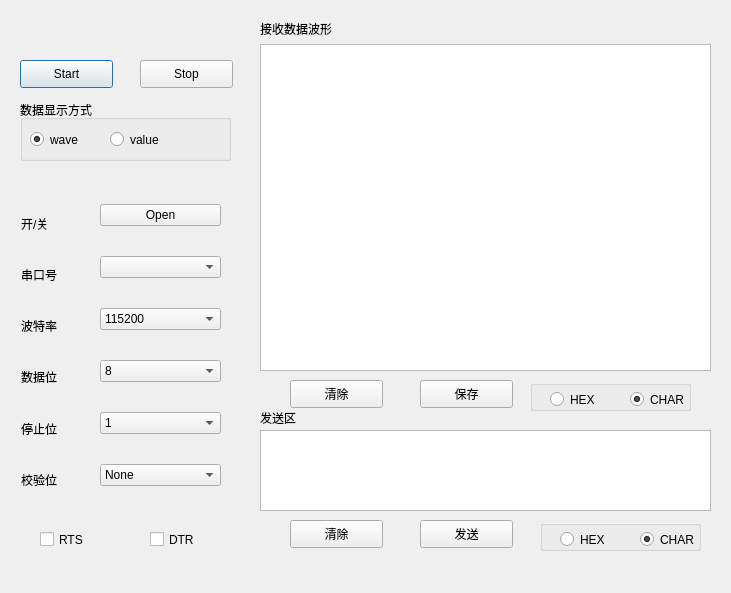
<?xml version="1.0" encoding="UTF-8"?>
<ui version="4.0">
 <author>Luo Siyou</author>
 <class>Dialog</class>
 <widget class="QDialog" name="Dialog">
  <property name="geometry">
   <rect>
    <x>0</x>
    <y>0</y>
    <width>731</width>
    <height>593</height>
   </rect>
  </property>
  <property name="windowTitle">
   <string>Dialog</string>
  </property>
  <widget class="QPushButton" name="StartButton">
   <property name="geometry">
    <rect>
     <x>20</x>
     <y>60</y>
     <width>93</width>
     <height>28</height>
    </rect>
   </property>
   <property name="text">
    <string>Start</string>
   </property>
  </widget>
  <widget class="QPushButton" name="StopButton">
   <property name="geometry">
    <rect>
     <x>140</x>
     <y>60</y>
     <width>93</width>
     <height>28</height>
    </rect>
   </property>
   <property name="text">
    <string>Stop</string>
   </property>
  </widget>
  <widget class="QGroupBox" name="groupBox">
   <property name="geometry">
    <rect>
     <x>20</x>
     <y>100</y>
     <width>211</width>
     <height>61</height>
    </rect>
   </property>
   <property name="title">
    <string>数据显示方式</string>
   </property>
   <widget class="QRadioButton" name="DisInWaveradioButton">
    <property name="geometry">
     <rect>
      <x>10</x>
      <y>30</y>
      <width>115</width>
      <height>19</height>
     </rect>
    </property>
    <property name="text">
     <string>wave</string>
    </property>
    <property name="checked">
     <bool>true</bool>
    </property>
   </widget>
   <widget class="QRadioButton" name="DisInValueradioButton">
    <property name="geometry">
     <rect>
      <x>90</x>
      <y>30</y>
      <width>115</width>
      <height>19</height>
     </rect>
    </property>
    <property name="text">
     <string>value</string>
    </property>
   </widget>
  </widget>
  <widget class="QCheckBox" name="DTRcheckBox">
   <property name="geometry">
    <rect>
     <x>150</x>
     <y>530</y>
     <width>51</width>
     <height>19</height>
    </rect>
   </property>
   <property name="text">
    <string>DTR</string>
   </property>
  </widget>
  <widget class="QCheckBox" name="RTScheckBox">
   <property name="geometry">
    <rect>
     <x>40</x>
     <y>530</y>
     <width>51</width>
     <height>19</height>
    </rect>
   </property>
   <property name="text">
    <string>RTS</string>
   </property>
  </widget>
  <widget class="QTextEdit" name="TransmittextEdit">
   <property name="geometry">
    <rect>
     <x>260</x>
     <y>430</y>
     <width>451</width>
     <height>81</height>
    </rect>
   </property>
  </widget>
  <widget class="QPushButton" name="ClearReceiveBufpushButton">
   <property name="geometry">
    <rect>
     <x>290</x>
     <y>380</y>
     <width>93</width>
     <height>28</height>
    </rect>
   </property>
   <property name="text">
    <string>清除</string>
   </property>
  </widget>
  <widget class="QPushButton" name="SaveReceiveBufpushButton">
   <property name="geometry">
    <rect>
     <x>420</x>
     <y>380</y>
     <width>93</width>
     <height>28</height>
    </rect>
   </property>
   <property name="text">
    <string>保存</string>
   </property>
  </widget>
  <widget class="QPushButton" name="ClearTransmitBufpushButton">
   <property name="geometry">
    <rect>
     <x>290</x>
     <y>520</y>
     <width>93</width>
     <height>28</height>
    </rect>
   </property>
   <property name="text">
    <string>清除</string>
   </property>
  </widget>
  <widget class="QPushButton" name="SendTransmitBufpushButton">
   <property name="geometry">
    <rect>
     <x>420</x>
     <y>520</y>
     <width>93</width>
     <height>28</height>
    </rect>
   </property>
   <property name="text">
    <string>发送</string>
   </property>
  </widget>
  <widget class="QGroupBox" name="groupBox_2">
   <property name="geometry">
    <rect>
     <x>530</x>
     <y>380</y>
     <width>161</width>
     <height>31</height>
    </rect>
   </property>
   <property name="title">
    <string/>
   </property>
   <widget class="QRadioButton" name="ReceiveDisInHEXradioButton">
    <property name="geometry">
     <rect>
      <x>20</x>
      <y>10</y>
      <width>51</width>
      <height>19</height>
     </rect>
    </property>
    <property name="text">
     <string>HEX</string>
    </property>
    <property name="checked">
     <bool>false</bool>
    </property>
   </widget>
   <widget class="QRadioButton" name="ReceiveDisInCHARradioButton">
    <property name="geometry">
     <rect>
      <x>100</x>
      <y>10</y>
      <width>61</width>
      <height>19</height>
     </rect>
    </property>
    <property name="text">
     <string>CHAR</string>
    </property>
    <property name="checked">
     <bool>true</bool>
    </property>
   </widget>
  </widget>
  <widget class="QGroupBox" name="groupBox_3">
   <property name="geometry">
    <rect>
     <x>540</x>
     <y>520</y>
     <width>161</width>
     <height>31</height>
    </rect>
   </property>
   <property name="title">
    <string/>
   </property>
   <widget class="QRadioButton" name="TransmitDisInHEXradioButtonradioButton">
    <property name="geometry">
     <rect>
      <x>20</x>
      <y>10</y>
      <width>51</width>
      <height>19</height>
     </rect>
    </property>
    <property name="text">
     <string>HEX</string>
    </property>
   </widget>
   <widget class="QRadioButton" name="TransmitDisInCHARradioButtonradioButton">
    <property name="geometry">
     <rect>
      <x>100</x>
      <y>10</y>
      <width>61</width>
      <height>19</height>
     </rect>
    </property>
    <property name="text">
     <string>CHAR</string>
    </property>
    <property name="checked">
     <bool>true</bool>
    </property>
   </widget>
  </widget>
  <widget class="QStackedWidget" name="stackedWidget">
   <property name="geometry">
    <rect>
     <x>260</x>
     <y>20</y>
     <width>451</width>
     <height>361</height>
    </rect>
   </property>
   <property name="currentIndex">
    <number>1</number>
   </property>
   <widget class="QWidget" name="page">
    <widget class="QTextBrowser" name="ReceiveBuftextBrowser">
     <property name="geometry">
      <rect>
       <x>0</x>
       <y>20</y>
       <width>451</width>
       <height>331</height>
      </rect>
     </property>
    </widget>
    <widget class="QLabel" name="ReceiveZoneLabel">
     <property name="geometry">
      <rect>
       <x>0</x>
       <y>0</y>
       <width>81</width>
       <height>16</height>
      </rect>
     </property>
     <property name="text">
      <string>接收数据值</string>
     </property>
    </widget>
   </widget>
   <widget class="QWidget" name="page_2">
    <widget class="QWidget" name="">
     <property name="geometry">
      <rect>
       <x>0</x>
       <y>0</y>
       <width>451</width>
       <height>351</height>
      </rect>
     </property>
     <layout class="QVBoxLayout" name="verticalLayout_3">
      <item>
       <widget class="QLabel" name="label">
        <property name="text">
         <string>接收数据波形</string>
        </property>
       </widget>
      </item>
      <item>
       <widget class="GraphicsWindow" name="WavegraphicsView"/>
      </item>
     </layout>
    </widget>
   </widget>
  </widget>
  <widget class="QWidget" name="layoutWidget">
   <property name="geometry">
    <rect>
     <x>21</x>
     <y>201</y>
     <width>71</width>
     <height>301</height>
    </rect>
   </property>
   <layout class="QVBoxLayout" name="verticalLayout">
    <item>
     <widget class="QLabel" name="OnOfflabel">
      <property name="text">
       <string>开/关</string>
      </property>
     </widget>
    </item>
    <item>
     <widget class="QLabel" name="SerialPortlabel">
      <property name="text">
       <string>串口号</string>
      </property>
     </widget>
    </item>
    <item>
     <widget class="QLabel" name="Baudratelabel">
      <property name="text">
       <string>波特率</string>
      </property>
     </widget>
    </item>
    <item>
     <widget class="QLabel" name="Databitslabel">
      <property name="text">
       <string>数据位</string>
      </property>
     </widget>
    </item>
    <item>
     <widget class="QLabel" name="Stopbitslabel">
      <property name="text">
       <string>停止位</string>
      </property>
     </widget>
    </item>
    <item>
     <widget class="QLabel" name="Paritybitlabel">
      <property name="text">
       <string>校验位</string>
      </property>
     </widget>
    </item>
   </layout>
  </widget>
  <widget class="QLabel" name="TransmitzoneLabel">
   <property name="geometry">
    <rect>
     <x>260</x>
     <y>410</y>
     <width>72</width>
     <height>15</height>
    </rect>
   </property>
   <property name="text">
    <string>发送区</string>
   </property>
  </widget>
  <widget class="QWidget" name="">
   <property name="geometry">
    <rect>
     <x>100</x>
     <y>180</y>
     <width>121</width>
     <height>331</height>
    </rect>
   </property>
   <layout class="QGridLayout" name="gridLayout">
    <item row="2" column="0">
     <widget class="QComboBox" name="BaudratecomboBox">
      <item>
       <property name="text">
        <string>115200</string>
       </property>
      </item>
      <item>
       <property name="text">
        <string>57600</string>
       </property>
      </item>
      <item>
       <property name="text">
        <string>19200</string>
       </property>
      </item>
      <item>
       <property name="text">
        <string>9600</string>
       </property>
      </item>
     </widget>
    </item>
    <item row="3" column="0">
     <widget class="QComboBox" name="DatabitscomboBox">
      <item>
       <property name="text">
        <string>8</string>
       </property>
      </item>
      <item>
       <property name="text">
        <string>7</string>
       </property>
      </item>
      <item>
       <property name="text">
        <string>6</string>
       </property>
      </item>
      <item>
       <property name="text">
        <string>5</string>
       </property>
      </item>
     </widget>
    </item>
    <item row="5" column="0">
     <widget class="QComboBox" name="ParitybitcomboBox">
      <item>
       <property name="text">
        <string>None</string>
       </property>
      </item>
      <item>
       <property name="text">
        <string>Even</string>
       </property>
      </item>
      <item>
       <property name="text">
        <string>Odd</string>
       </property>
      </item>
      <item>
       <property name="text">
        <string>Mark</string>
       </property>
      </item>
      <item>
       <property name="text">
        <string>Space</string>
       </property>
      </item>
     </widget>
    </item>
    <item row="0" column="0">
     <widget class="QPushButton" name="OnOffButton">
      <property name="text">
       <string>Open</string>
      </property>
     </widget>
    </item>
    <item row="1" column="0">
     <widget class="QComboBox" name="SerialPortcomboBox"/>
    </item>
    <item row="4" column="0">
     <widget class="QComboBox" name="StopbitscomboBox">
      <item>
       <property name="text">
        <string>1</string>
       </property>
      </item>
      <item>
       <property name="text">
        <string>1.5</string>
       </property>
      </item>
      <item>
       <property name="text">
        <string>2</string>
       </property>
      </item>
     </widget>
    </item>
   </layout>
  </widget>
 </widget>
 <customwidgets>
  <customwidget>
   <class>GraphicsWindow</class>
   <extends>QGraphicsView</extends>
   <header location="global">pyqtgraph</header>
  </customwidget>
 </customwidgets>
 <resources/>
 <connections/>
</ui>
